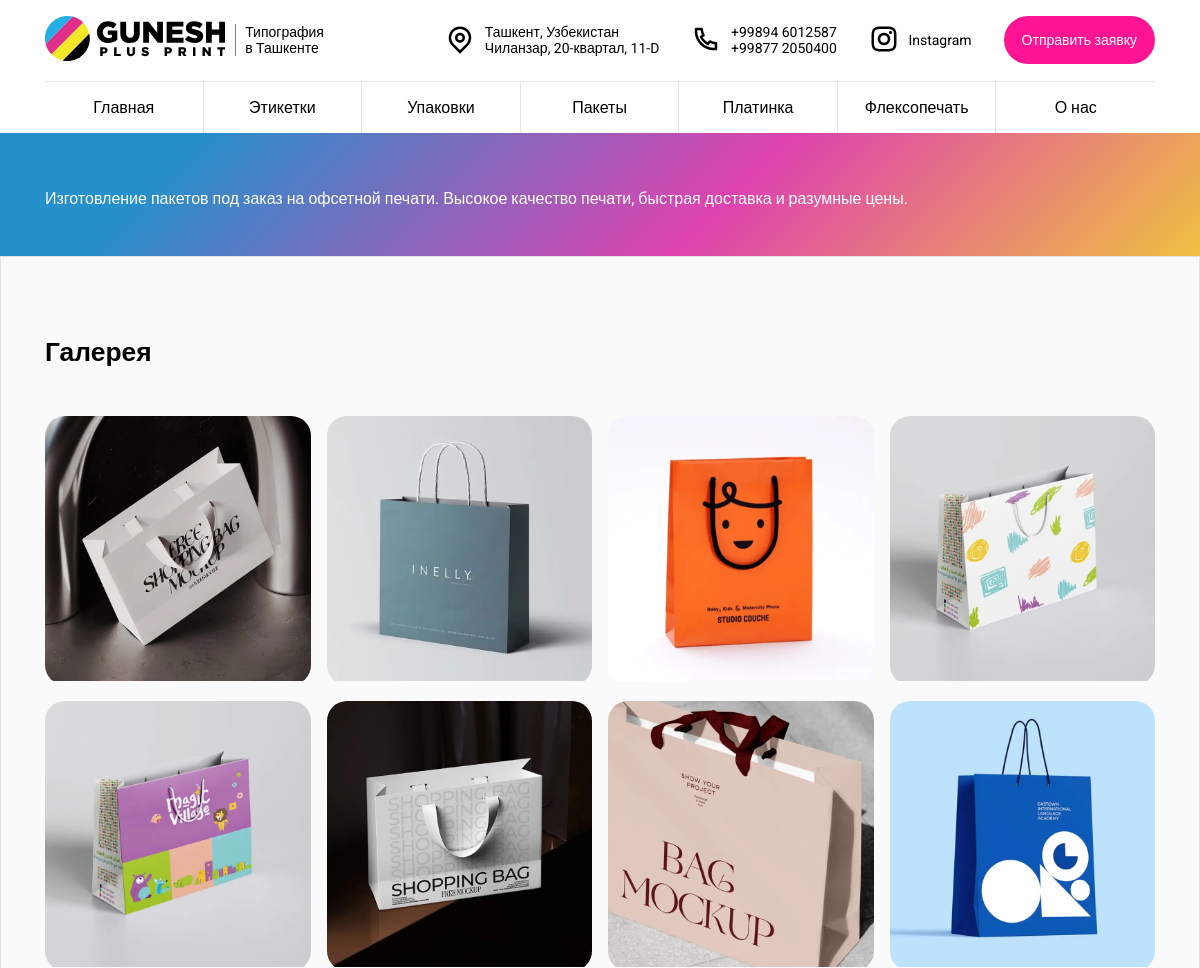
The app's page /bags/ (upper part), older data.
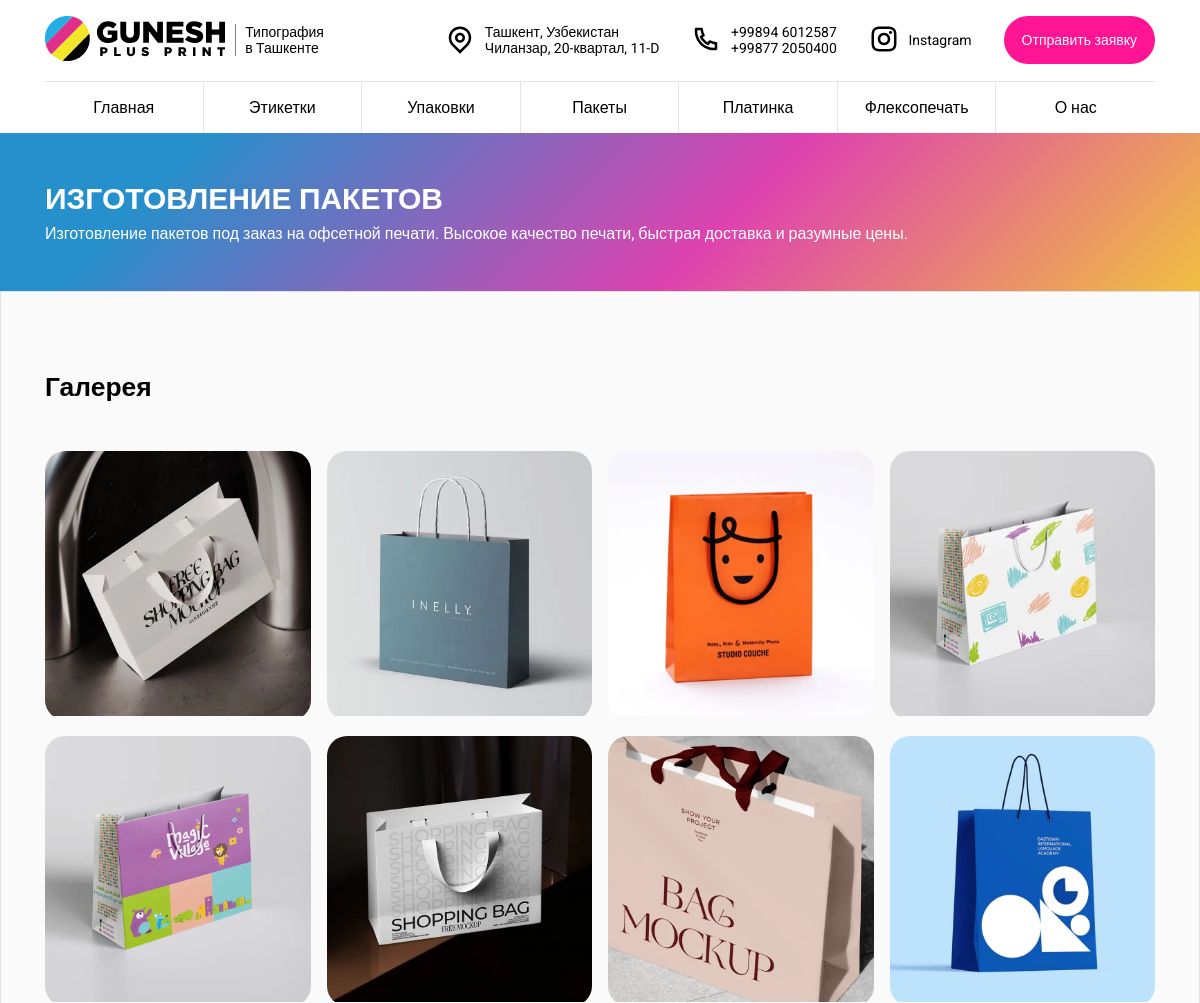
The same page, newer data.
### main/models.py (models this page shows, shortened)
class MainH1(models.Model):
    page = models.CharField("Страница", max_length=50, choices=PAGES, unique=True)
    main_heading = models.CharField("Заголовок H1", max_length=200)
    class Meta:
        verbose_name = "Заголовок H1"
        verbose_name_plural = "Заголовки H1"

### main/views.py (the view)
# urls.py: path('bags/', views.bags, name='bags'),
def bags(request):
    h1_content = MainH1.objects.filter(page='bags').first()
    return render(request, 'bags.html', {
        'h1_content': h1_content
    })

### main/templates/bags.html (shortened to what this page needs)
{% extends 'layout.html' %}
{% load static %}
{% block body%}
    <div class="banner">
        <div class="container">
            <h1>{{ h1_content.main_heading }}</h1>
            <p>Изготовление пакетов под заказ на офсетной печати. Высокое качество печати, быстрая доставка и разумные цены.</p>
        </div>
    </div>
    <div class="gallery">
        <div class="container">
            <h2>Галерея</h2>
            <div class="g-block">
                <div>
                    <div class="img-block">
                        <img src="{% static 'img/bags/b-01.webp' %}" alt="...">
                    </div>
                </div>
                <div>
                    <div class="img-block">
                        <img src="{% static 'img/bags/b-02.webp' %}" alt="...">
                    </div>
                </div>
                <div>
                    <div class="img-block">
                        <img src="{% static 'img/bags/b-03.webp' %}" alt="...">
                    </div>
                </div>
                <div>
                    <div class="img-block">
                        <img src="{% static 'img/bags/b-04.webp' %}" alt="...">
                    </div>
                </div>
                <div>
                    <div class="img-block">
                        <img src="{% static 'img/bags/b-05.webp' %}" alt="...">
                    </div>
                </div>
                <div>
                    <div class="img-block">
                        <img src="{% static 'img/bags/b-06.webp' %}" alt="...">
                    </div>
                </div>
                <div>
                    <div class="img-block">
                        <img src="{% static 'img/bags/b-07.webp' %}" alt="...">
                    </div>
                </div>
                <div>
                    <div class="img-block">
                        <img src="{% static 'img/bags/b-08.webp' %}" alt="...">
                    </div>
                </div>
            </div>
        </div>
    </div>
{% endblock %}

Row changes from the older to the newer data that the page shows:
now on this page (row edited): MainH1: main_heading "ИЗГОТОВЛЕНИЕ ПАКЕТОВ"
